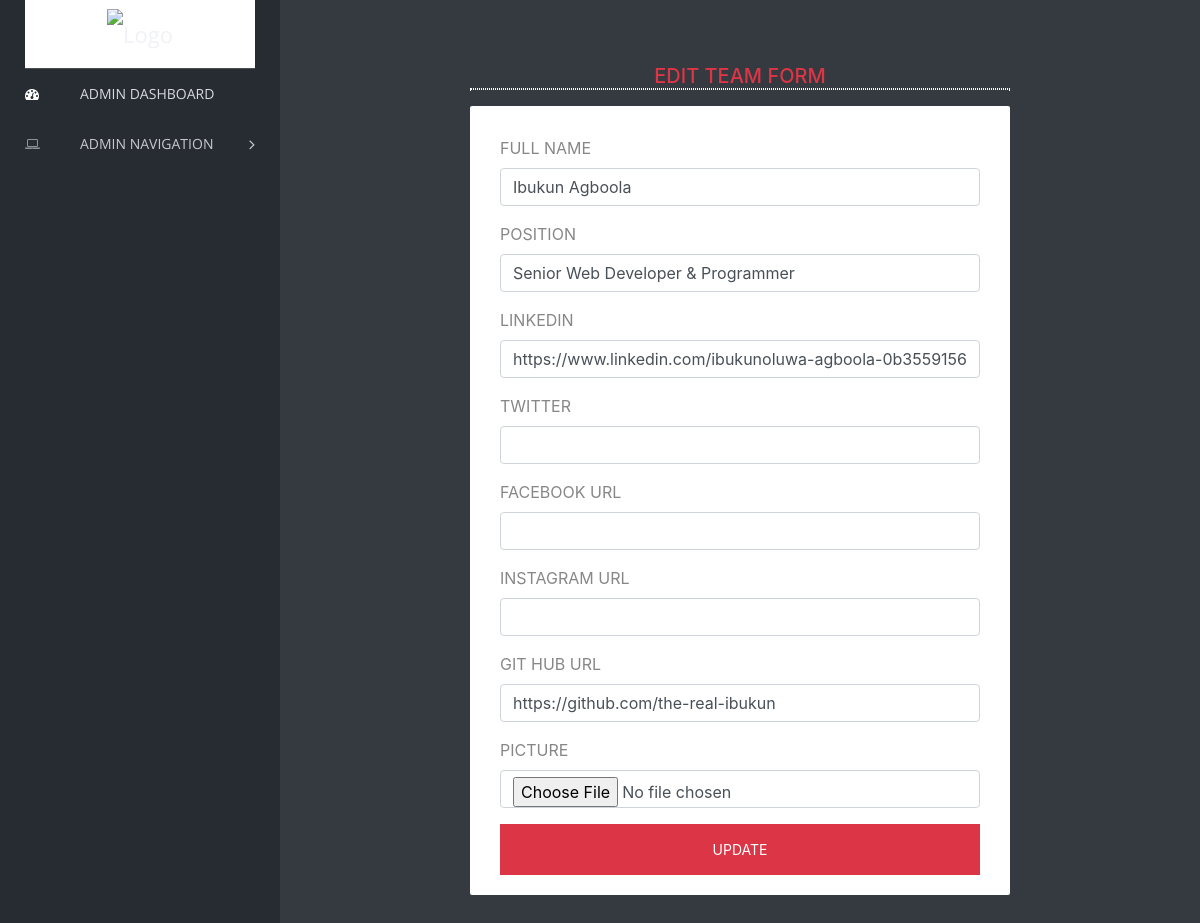
Page /admin/editTeam.php?id=14 (signed in) on the committed database.
### tables this page shows
CREATE TABLE `team` (
  `id` int(11) NOT NULL,
  `name` text NOT NULL,
  `position` text NOT NULL,
  `linkedin` text NOT NULL,
  `twitter` text,
  `facebook` text NOT NULL,
  `instagram` text NOT NULL,
  `github` text,
  `pics` text NOT NULL,
  `time` timestamp(6) NOT NULL DEFAULT CURRENT_TIMESTAMP(6) ON UPDATE CURRENT_TIMESTAMP(6)
);

### admin/editTeam.php (the view, shortened to what this page needs)
<?php include("header.php");
?>
<?php
     $id  = $_GET['id'];
         $query = "SELECT name, pics, position, linkedin, twitter, facebook,instagram, github FROM team WHERE id='$id'";
          if ($query_run = mysqli_query($connection, $query)) {
          while($row = mysqli_fetch_assoc($query_run)){
              $name     = $row['name'];
              $post     = $row['position'];
              $twitter  = $row['twitter'];
              $facebook = $row['facebook'];
              $instagram = $row['instagram'];
              $git      = $row['github'];
              $linkedin = $row['linkedin'];
      }
    }
  ?>
<body class="bg-dark">
<?php include("side_nav.php");?>
    <div class="sufee-login d-flex align-content-center flex-wrap">
        <div class="container">
            <div class="login-content">
                <div class="login-logo">
                    <h5 style="color:#dc3545">EDIT TEAM FORM</h5>
                    <p style="border:1px dotted white"></p>
                </div>
                <div class="login-form">
                    <form action="" method="POST" enctype="multipart/form-data">
                        <div class="form-group">
                            <label>Full Name</label>
                            <input type="text" name="name" class="form-control" value="<?php echo $name;?>">
                        </div>
                            <div class="form-group">
                                <label>Position</label>
                                <input type="text" name="post" class="form-control" value="<?php echo $post;?>">
                           </div>
                           <div class="form-group">
                            <label>Linkedin</label>
                            <input type="text" name="linkedin" class="form-control" value="<?php echo $linkedin;?>">
                        </div>
                           <div class="form-group">
                            <label>Twitter</label>
                            <input type="text" name="twitter" class="form-control" value="<?php echo $twitter;?>">
                        </div>
                            <div class="form-group">
                                <label>Facebook Url</label>
                                <input type="text" name="facebook" class="form-control" value="<?php echo $facebook;?>">
                           </div>
                            <div class="form-group">
                                <label>Instagram Url</label>
                                <input type="text" name="instagram" class="form-control" value="<?php echo $instagram;?>">
                           </div>
                           <div class="form-group">
                            <label>Git Hub Url</label>
                            <input type="text" name="git" class="form-control" value="<?php echo $git;?>">
                        </div>
                           <div class="form-group">
                                <label>Picture</label>
                                <input type="file" name="file" class="form-control" value="<?php echo 'teamPics/' .$pic;?>" alt="" width="80px" hieght="80px" >
                           </div>
                                <button type="submit" class="btn btn-danger btn-flat m-b-30 m-t-30">UPDATE</button>
                          </form>
                    </div>
              </div>
        </div>
    </div>
  <?php include("footer.php");?>

### rows in the picture
team: name "Ibukun Agboola", post "Senior Web Developer & Programmer", linkedin "https://www.linkedin.com/ibukunoluwa-agboola-0b3559156/", git "https://github.com/the-real-ibukun"
